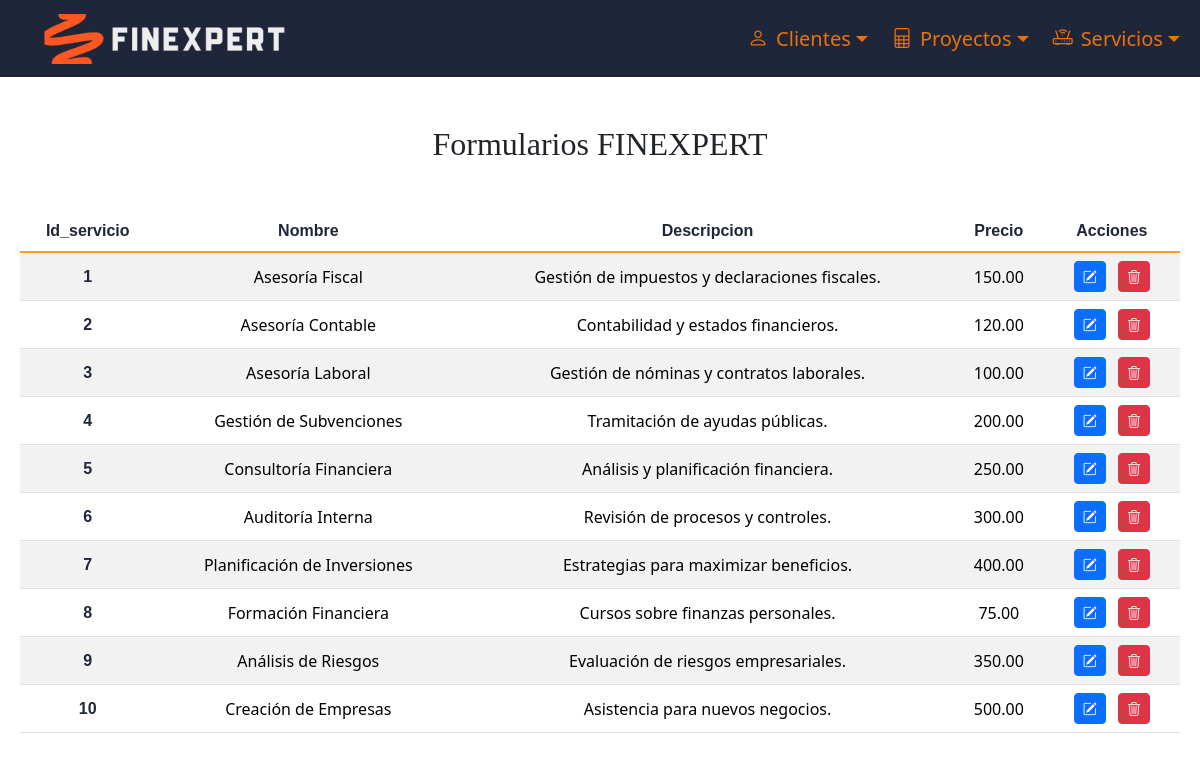
The app's page /procesar_buscar_servicio.php with its own data.
### tables this page shows
CREATE TABLE `Servicios` (
  `id` int NOT NULL,
  `nombre` varchar(50) NOT NULL,
  `descripcion` varchar(1500) NOT NULL,
  `precio` double(6,2) NOT NULL
);

### procesar_buscar_servicio.php (the view, shortened to what this page needs)
<?php
$conexion = obtenerConexion();
$nombreServicio = $_GET['txtBuscarServicioNombre'];
$sql = "SELECT * FROM Servicios
WHERE Servicios.nombre LIKE '%" . $nombreServicio . "%';";
$resultado = mysqli_query($conexion, $sql);
if (mysqli_num_rows($resultado) > 0) {
    $tabla = "<div class='container-fluid my-5 text-center'>
    <div class='px-2 table-responsive' id='contenidoBusqueda'>
    <table class='table table-striped'><thead><tr>
    <th scope='col'>Id_servicio</th>
    <th scope='col'>Nombre</th>
    <th scope='col'>Descripcion</th>
    <th scope='col'>Precio</th>
    <th scope='col'>Acciones</th>
    </tr></thead><tbody class='table-group-divider'>";
    while ($fila = mysqli_fetch_assoc($resultado)) {
        $tabla .= "<tr>
        <th scope='row' class='align-middle'>{$fila['id']}</th>
        <td class='align-middle'>{$fila['nombre']}</td>
        <td class='align-middle'>{$fila['descripcion']}</td>
        <td class='align-middle'>{$fila['precio']}</td>
        <td class='align-middle'>
            <form action='modificar_servicio.php' method='post' style='display: inline;'>
                <input type='hidden' name='datos_servicio' value='" . htmlspecialchars(json_encode($fila), ENT_QUOTES, 'UTF-8') . "'>
                <button type='submit' class='btn btn-primary btn-sm mx-1'>
                    <i class='bi bi-pencil-square' id='lapiz'></i>
                </button>
            </form>
            <form action='procesar_eliminar_servicio.php' method='post' style='display: inline;'>
                <input type='hidden' name='datos_servicio' value='" . htmlspecialchars(json_encode($fila), ENT_QUOTES, 'UTF-8') . "'>
                <button type='submit' class='btn btn-danger btn-sm mx-1'>
                    <i class='bi bi-trash3' id='basura'></i>
                </button>
            </form>
        </td>
        </tr>";
    }
    $tabla .= "</tbody></table>";
} else {
    $tabla = "<h2 class='text-center mt-5'>No se han encontrado servicios con el nombre $nombreServicio</h2>";
}
echo $tabla;
echo "</div></div>";

### estilo.css (style rules this page uses)
.navbar { background-color: #202639; }
.navbar-brand img { height: 50px; }
.navbar-nav .nav-link { color: #e9720a !important; font-size: 0.79rem; }
h2 { font-family: "Homer Simpson UI"; }
h3, th { font-family: "Segoe IU", sans-serif; }
.btn { transition: transform 0.3s ease; }
.table-group-divider { color:#fd9b27; }
th { color: #202639 !important; }

### records on screen
servicios: id "1", nombre "Asesoría Fiscal", descripcion "Gestión de impuestos y declaraciones fiscales.", precio "150.00"
servicios: id "2", nombre "Asesoría Contable", descripcion "Contabilidad y estados financieros.", precio "120.00"
servicios: id "3", nombre "Asesoría Laboral", descripcion "Gestión de nóminas y contratos laborales.", precio "100.00"
servicios: id "4", nombre "Gestión de Subvenciones", descripcion "Tramitación de ayudas públicas.", precio "200.00"
servicios: id "5", nombre "Consultoría Financiera", descripcion "Análisis y planificación financiera.", precio "250.00"
servicios: id "6", nombre "Auditoría Interna", descripcion "Revisión de procesos y controles.", precio "300.00"
servicios: id "7", nombre "Planificación de Inversiones", descripcion "Estrategias para maximizar beneficios.", precio "400.00"
servicios: id "8", nombre "Formación Financiera", descripcion "Cursos sobre finanzas personales.", precio "75.00"
servicios: id "9", nombre "Análisis de Riesgos", descripcion "Evaluación de riesgos empresariales.", precio "350.00"
servicios: id "10", nombre "Creación de Empresas", descripcion "Asistencia para nuevos negocios.", precio "500.00"
